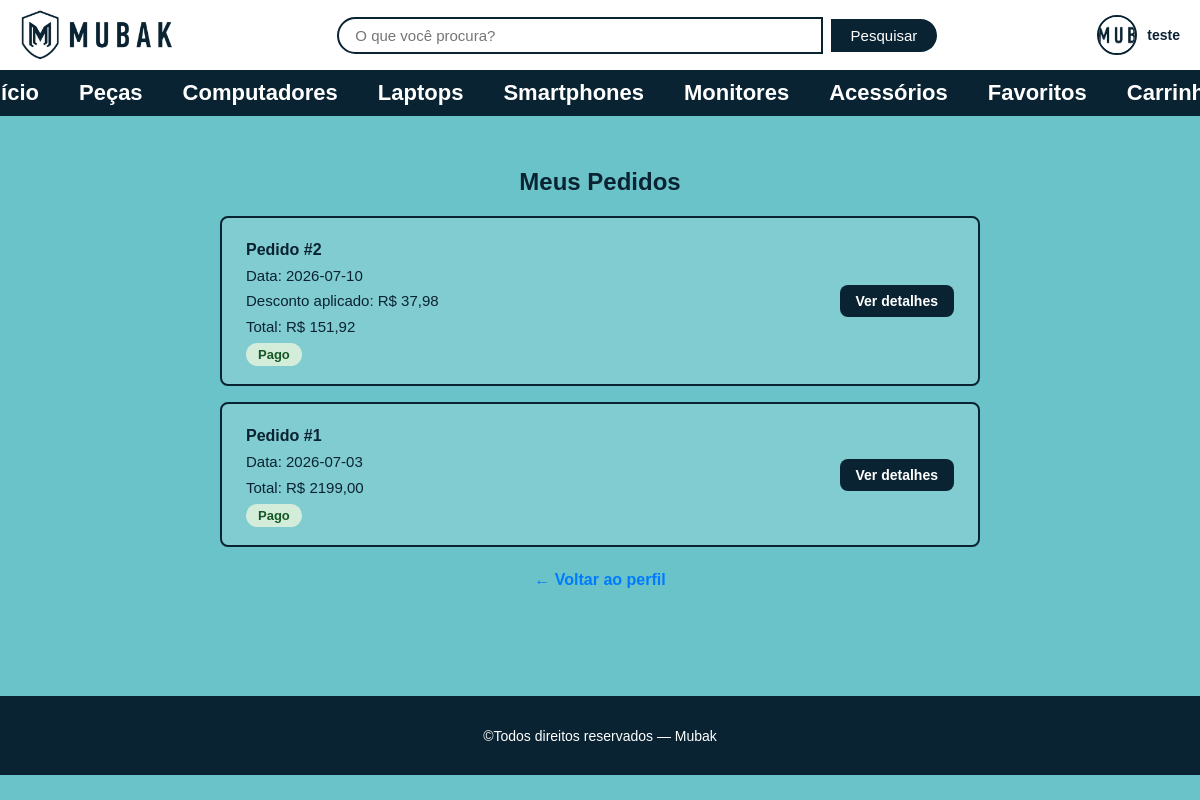
The app's page /perfil/pedidos (signed in) with its own data.
### tables this page shows
CREATE TABLE pedido(
            id_pedido INTEGER PRIMARY KEY AUTOINCREMENT NOT NULL,
            id_usuario INT NOT NULL,
            id_endereco INT NOT NULL,
            data_pedido DATE NOT NULL,
            valor_total DECIMAL(10,2) NOT NULL,
            status_pedido VARCHAR(50) NOT NULL, id_cupom INT, valor_desconto DECIMAL(10,2) DEFAULT 0,
            FOREIGN KEY(id_usuario) REFERENCES usuario(id_usuario),
            FOREIGN KEY(id_endereco) REFERENCES endereco(id_endereco)
        );

### routes/user_routes.py (the view)
@bp.route('/perfil/pedidos')
@login_required
def perfil_pedidos():
    pedidos = get_pedidos_usuario(session['user_id'])
    return render_template('pages/perfil_pedidos.html', pedidos=pedidos)

### app.py (called while the page is built)
@app.before_request
def verificar_inatividade():
    if 'user_id' in session:
        agora = datetime.now()
        ultima_atividade = session.get('ultima_atividade')
        if ultima_atividade:
            ultima_atividade = datetime.fromisoformat(ultima_atividade)
            if agora - ultima_atividade > TEMPO_INATIVIDADE:
                session.clear()
                return redirect(url_for('auth.login'))
        session.permanent = True
        session['ultima_atividade'] = agora.isoformat()

### database.py (called while the page is built)
def get_db_connection():
    conn = sqlite3.connect(DATABASE)
    conn.row_factory = sqlite3.Row
    return conn

### models/pedido_model.py (called while the page is built)
def get_pedidos_usuario(id_usuario):
    conn = get_db_connection()
    rows = conn.execute(
        'SELECT * FROM pedido WHERE id_usuario=? ORDER BY data_pedido DESC',
        (id_usuario,)
    ).fetchall()
    conn.close()
    return rows

### templates/pages/perfil_pedidos.html (shortened to what this page needs)
<!DOCTYPE html>
<html lang="pt-br">
<head>
    <link rel="stylesheet" href="{{ url_for('static', filename='css/reset.css') }}">
    <link rel="stylesheet" href="{{ url_for('static', filename='css/global.css') }}">
    <link rel="stylesheet" href="{{ url_for('static', filename='css/perfil.css') }}">
    <link rel="stylesheet" href="{{ url_for('static', filename='css/responsive.css') }}">
</head>
<body>
    {% include 'partials/header.html' %}
    <main>
        <section class="perfil_container_coluna">
            <h2 class="pedidos_titulo">Meus Pedidos</h2>
            <div class="pedidos_lista">
                {% for pedido in pedidos %}
                <div class="pedido_card">
                    <div class="pedido_info">
                        <p><strong>Pedido #{{ pedido.id_pedido }}</strong></p>
                        <p>Data: {{ pedido.data_pedido }}</p>
                        {% if pedido.valor_desconto and pedido.valor_desconto > 0 %}
                        <p>Desconto aplicado: R$ {{ "%.2f"|format(pedido.valor_desconto)|replace(".", ",") }}</p>
                        {% endif %}
                        <p>Total: R$ {{ "%.2f"|format(pedido.valor_total)|replace(".", ",") }}</p>
                        <span class="status_badge status_{{ pedido.status_pedido }}">
                            {{ pedido.status_pedido }}
                        </span>
                    </div>
                    <a href="{{ url_for('user.detalhe_pedido', id_pedido=pedido.id_pedido) }}"
                       class="btn_ver_pedido">Ver detalhes</a>
                </div>
                {% else %}
                <p class="perfil_sem_itens">
                    Você ainda não fez nenhum pedido.
                    <a href="{{ url_for('produto.produtos') }}">Ver produtos</a>
                </p>
                {% endfor %}
            </div>
            <div class="perfil_voltar">
                <a href="{{ url_for('user.perfil') }}">← Voltar ao perfil</a>
            </div>
        </section>
    </main>
    {% include 'partials/footer.html' %}
</body>
</html>

### static/css/global.css (style rules this page uses)
:root { --cor-primaria: #0a2332; --cor-fundo: #6ac3c8; --cor-branca: #ffffff; --cor-texto-claro: #ffffff; --cor-destaque: #007BFF; --cor-perigo: #e74c3c; --cor-sucesso: #27ae60; --borda-radius: 8px; --sombra: 0 2px 8px rgba(0, 0, 0, 0.2); }
body { background-color: var(--cor-fundo); font-family: sans-serif; }
h2 { text-align: center; margin-bottom: 1%; margin-top: 1%; font-family: sans-serif; width: 100%; }

### static/css/perfil.css (style rules this page uses)
.perfil_container_coluna { display: flex; flex-direction: column; align-items: center; width: 100%; padding: 40px 20px; min-height: calc(100vh - 220px); }
.pedidos_lista { display: flex; flex-direction: column; gap: 16px; width: 100%; max-width: 760px; }
.pedidos_titulo { color: var(--cor-primaria); margin-bottom: 20px; }
.pedido_card { border: 2px solid var(--cor-primaria); border-radius: var(--borda-radius); padding: 18px 24px; background: rgba(255, 255, 255, 0.15); display: flex; justify-content: space-between; align-items: center; flex-wrap: wrap; gap: 12px; }
.pedido_info p { color: var(--cor-primaria); font-size: 15px; line-height: 1.7; }
.pedido_info strong { font-size: 16px; }
.status_badge { padding: 4px 12px; border-radius: 20px; font-size: 13px; font-weight: bold; text-transform: capitalize; display: inline-block; margin-top: 4px; }
.status_pago { background: #d4edda; color: #155724; }
.btn_ver_pedido { padding: 8px 16px; background: var(--cor-primaria); color: var(--cor-branca); border-radius: var(--borda-radius); font-size: 14px; font-weight: bold; text-decoration: none; transition: background 0.3s; }
.perfil_voltar { margin-top: 24px; text-align: center; }
.perfil_voltar a { color: var(--cor-destaque); font-weight: bold; }

### records on screen
pedido: id_pedido "2", data_pedido "2026-07-10", valor_desconto "37,98", valor_total "151,92", status_pedido "Pago"
pedido: id_pedido "1", data_pedido "2026-07-03", valor_total "2199,00", status_pedido "Pago"

### other values on screen
{{ session.user_nome }} "teste"
